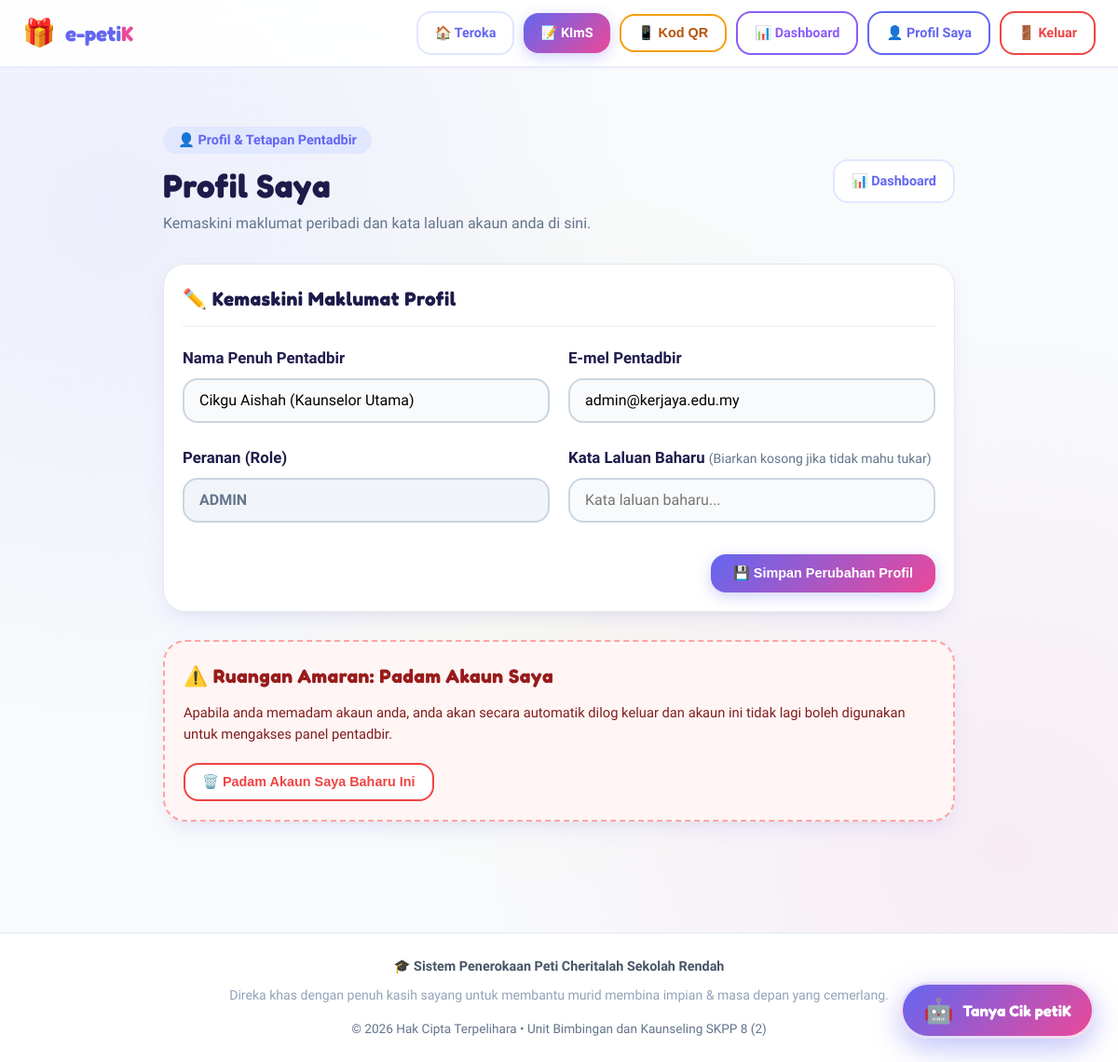
The app's page /admin/profile.php (signed in) with its own data.
### tables this page shows
CREATE TABLE IF NOT EXISTS `users` (
    `id` INT AUTO_INCREMENT PRIMARY KEY,
    `nama` VARCHAR(255) NOT NULL,
    `email` VARCHAR(255) NOT NULL UNIQUE,
    `password` VARCHAR(255) NOT NULL,
    `role` ENUM('admin', 'superadmin') NOT NULL DEFAULT 'admin',
    `created_at` TIMESTAMP DEFAULT CURRENT_TIMESTAMP
);

### admin/profile.php (the view, shortened to what this page needs)
<?php
require_once '../config/db.php';
$user_id = (int)$_SESSION['user_id'];
$stmt_user = $pdo->prepare("SELECT * FROM users WHERE id = ?");
$stmt_user->execute([$user_id]);
$current_user = $stmt_user->fetch();
require_once '../includes/header.php';
?>
<div class="container admin-container" style="max-width:850px; margin-top:40px; margin-bottom:60px;">
    <div style="display:flex; justify-content:space-between; align-items:center; flex-wrap:wrap; margin-bottom:30px; gap:16px;">
        <div>
            <span style="background:var(--primary-light); color:var(--primary); font-weight:800; padding:6px 16px; border-radius:50px; font-size:0.9rem;">
                👤 Profil & Tetapan Pentadbir
            </span>
            <h1 style="font-size:2.2rem; color:#1e1b4b; margin-top:8px;">Profil Saya</h1>
            <p style="color:var(--text-muted);">Kemaskini maklumat peribadi dan kata laluan akaun anda di sini.</p>
        </div>
        <div style="display:flex; gap:10px;">
            <a href="dashboard.php" class="nav-btn btn-outline">
                📊 Dashboard
            </a>
        </div>
    </div>
    <div class="table-card" style="margin-bottom:30px;">
        <h3 style="font-size:1.3rem; color:#1e1b4b; margin-bottom:20px; border-bottom:2px solid #f1f5f9; padding-bottom:12px; display:flex; align-items:center; gap:10px;">
            ✏️ Kemaskini Maklumat Profil
        </h3>
        <form action="profile.php" method="POST">
            <div style="display:grid; grid-template-columns:repeat(auto-fit, minmax(280px, 1fr)); gap:20px;">
                <div class="form-group">
                    <label class="form-label" for="nama">Nama Penuh Pentadbir</label>
                    <input type="text" id="nama" name="nama" class="form-control" value="<?php echo htmlspecialchars($current_user['nama']); ?>" required>
                </div>
                <div class="form-group">
                    <label class="form-label" for="email">E-mel Pentadbir</label>
                    <input type="email" id="email" name="email" class="form-control" value="<?php echo htmlspecialchars($current_user['email']); ?>" required>
                </div>
            </div>
            <div style="display:grid; grid-template-columns:repeat(auto-fit, minmax(280px, 1fr)); gap:20px;">
                <div class="form-group">
                    <label class="form-label" for="role_display">Peranan (Role)</label>
                    <input type="text" id="role_display" class="form-control" value="<?php echo strtoupper($current_user['role']); ?>" disabled style="background:#f1f5f9; color:#64748b; font-weight:700;">
                </div>
                <div class="form-group">
                    <label class="form-label" for="new_password">Kata Laluan Baharu <small style="color:var(--text-muted); font-weight:normal;">(Biarkan kosong jika tidak mahu tukar)</small></label>
                    <input type="password" id="new_password" name="new_password" class="form-control" placeholder="Kata laluan baharu...">
                </div>
            </div>
            <div style="margin-top:10px; display:flex; justify-content:flex-end;">
                <button type="submit" class="btn-primary nav-btn" style="padding:12px 24px;">
                    💾 Simpan Perubahan Profil
                </button>
            </div>
        </form>
    </div>
    <div class="table-card" style="border:2px dashed #fca5a5; background:#fff5f5;">
        <h3 style="font-size:1.3rem; color:#991b1b; margin-bottom:12px; display:flex; align-items:center; gap:8px;">
            ⚠️ Ruangan Amaran: Padam Akaun Saya
        </h3>
        <p style="color:#7f1d1d; font-size:0.92rem; margin-bottom:18px; line-height:1.6;">
            Apabila anda memadam akaun anda, anda akan secara automatik dilog keluar dan akaun ini tidak lagi boleh digunakan untuk mengakses panel pentadbir.
        </p>
        <button type="button" class="btn-outline nav-btn" onclick="openModal('deleteAccountModal')" style="border-color:#ef4444; color:#ef4444; font-weight:700;">
            🗑️ Padam Akaun Saya Baharu Ini
        </button>
    </div>
</div>
<?php require_once '../includes/footer.php'; ?>

### assets/css/style.css (style rules this page uses)
:root { --font-heading: 'Fredoka', cursive, sans-serif; --font-body: 'Plus Jakarta Sans', sans-serif; --primary: #6366f1; --primary-hover: #4f46e5; --primary-light: #e0e7ff; --secondary: #ec4899; --secondary-hover: #db2777; --accent-yellow: #fbbf24; --accent-green: #10b981; --accent-cyan: #06b6d4; --accent-purple: #8b5cf6; --bg-main: #f8fafc; --card-bg: rgba(255, 255, 255, 0.94); --glass-border: rgba(255, 255, 255, 0.5); --text-dark: #1e293b; --text-muted: #64748b; --shadow-soft: 0 10px 25px -5px rgba(99, 102, 241, 0.12), 0 8px 10px -6px rgba(0, 0, 0, 0.04); --shadow-hover: 0 20px 35px -10px rgba(99, 102, 241, 0.25); --radius-lg: 24px; --radius-md: 16px; --radius-sm: 10px; }
* { margin: 0; padding: 0; box-sizing: border-box; }
body { font-family: var(--font-body); background-color: var(--bg-main); color: var(--text-dark); line-height: 1.6; overflow-x: hidden; background-image: radial-gradient(circle at 10% 20%, rgba(99, 102, 241, 0.08) 0%, transparent 40%), radial-gradient(circle at 90% 80%, rgba(236, 72, 153, 0.08) 0%, transparent 40%), radial-gradient(circle at 50% 50%, rgba(251, 191, 36, 0.06) 0%, transparent 50%); background-attachment: fixed; -webkit-tap-highlight-color: transparent; }
h1, h2, h3, h4, h5, .font-heading { font-family: var(--font-heading); letter-spacing: 0.5px; }
.nav-btn { padding: 10px 18px; border-radius: var(--radius-md); font-weight: 700; font-size: 0.9rem; text-decoration: none; transition: all 0.3s cubic-bezier(0.34, 1.56, 0.64, 1); display: inline-flex; align-items: center; justify-content: center; gap: 6px; border: none; cursor: pointer; white-space: nowrap; }
.btn-primary { background: linear-gradient(135deg, var(--primary), var(--secondary)); color: white; box-shadow: 0 4px 15px rgba(99, 102, 241, 0.3); }
.btn-outline { background: white; color: var(--primary); border: 2px solid var(--primary-light); }
.container { max-width: 1200px; margin: 0 auto; padding: 0 20px; }
.form-group { margin-bottom: 24px; }
.form-label { display: block; font-weight: 700; font-size: 1.05rem; margin-bottom: 8px; color: #1e1b4b; }
.form-label small { font-weight: normal; color: var(--text-muted); }
.form-control { width: 100%; min-height: 48px; padding: 12px 16px; border-radius: var(--radius-md); border: 2px solid #cbd5e1; font-family: var(--font-body); font-size: 1rem; transition: all 0.25s ease; background: #f8fafc; }
.admin-container { padding: 24px 0; }
.table-card { background: white; border-radius: var(--radius-lg); padding: 20px; box-shadow: var(--shadow-soft); border: 1px solid #e2e8f0; margin-bottom: 35px; }

### records on screen
users: nama "Cikgu Aishah (Kaunselor Utama)", email "admin@kerjaya.edu.my", role "ADMIN"
